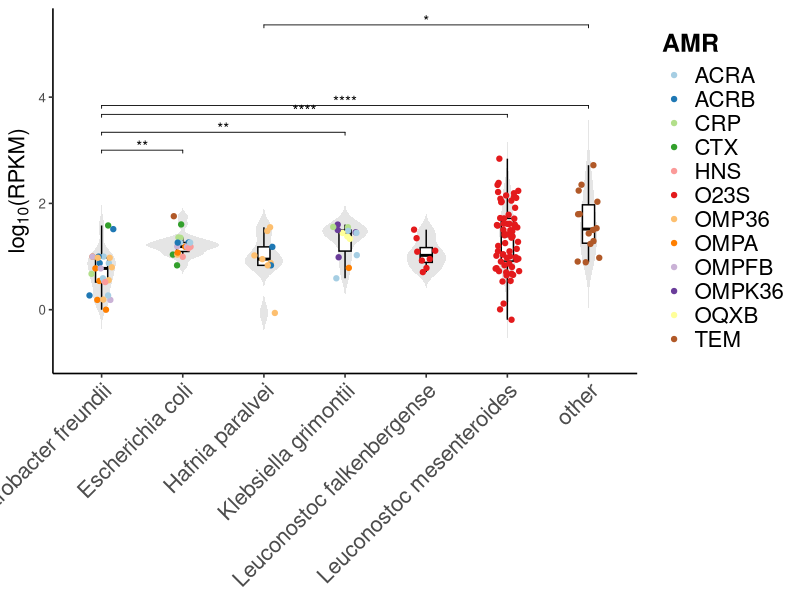

The R source for this figure:
# 15/06/2026
# Generating violon plot : RPKM for every ARGs in colocalisation with an 
# MGE and classified as OfH. Plotting every samples containg this ARG.

# Part 1: Importing the necessary packages and data -----------------------
library(ggplot2)
library(dplyr)
library(readr)
library(ggpubr)
library(rstatix)

df <- read_csv("rpkm_biop.csv")

# Part 2: Filtering data and basic stats -----------------------------------
count_shortname <- df %>%
  group_by(species) %>%
  summarise(
    nb_short_name = n_distinct(short_name)
  ) %>%
  arrange(desc(nb_short_name))

count_shortname
length(unique(df$sample)) # 207
length(unique(df$species))
unique(df$species)

df1 <- df %>%
  filter(WHO_classif %in% c(
    "Authorized for use in humans only",
    "Authorized for use in humans only ?"
  ))

length(unique(df1$sample))
length(unique(df1$species))

# Mean RPKM
rpkm_summary <- df1 %>%
  group_by(species) %>%
  summarise(
    mean_rpkm = mean(rpkm, na.rm = TRUE),
    sd_rpkm = sd(rpkm, na.rm = TRUE),
    .groups = "drop"
  )

df2 <- df1 %>%
  group_by(short_name) %>%
  mutate(n_samples = n_distinct(sample)) %>%  # compter nb de samples uniques
  ungroup() %>%
  filter(n_samples > 5)

df_filtered <- df2 %>%
  group_by(species) %>%
  mutate(n_samples = n_distinct(sample)) %>%  # compter nb de samples uniques
  ungroup() %>%
  filter(n_samples > 5)

#df_filtered[1:20,]

color_map <- c(
  "PRJEB65292" = "red",
  "PRJEB77409" = "steelblue",
  "PRJNA388572" = "green",
  "PRJNA704713" = "purple"
)

# Part 4: Stats------------------------------------------------------------

# Normal distribution (H0 : Follows a Gaussian law)
for (i in unique(df_filtered$species)) {
        print(i)
        print(shapiro.test(df_filtered$rpkm[df_filtered$species==i]))
}
# => Do not accept H0 for every species and few samples so no ANOVA

# Kruskal-Wallis test : (H0 : there is no statistically significant difference
# between the median rpkm ratings in all species)
kruskal.test(rpkm ~ species, data = df_filtered)
# => globale p-value < 0.05 : H0 rejected, possible to do a Dunn's Test

# Paired comparison -> Dunn's Test with BH correction for p-values
# H0: there is no difference between groups 
dunn_res <- df_filtered %>%
  dunn_test(rpkm ~ species, p.adjust.method = "BH")
dunn_res

# Part 3: Ploting data ------------------------------------------------------
# Log-transform
df_filtered <- df_filtered %>%
  mutate(log_rpkm = log10(rpkm))

# Dunn test
dunn_res <- df_filtered %>%
  dunn_test(log_rpkm ~ species, p.adjust.method = "BH") %>%  # BH > Bonferroni
  add_y_position()

# Keep only significatifs (< 0.05)
dunn_res <- dunn_res %>%
  filter(p.adj < 0.05)

# Plot
p <- ggplot(df_filtered, aes(x = species, y = log_rpkm)) +
  geom_violin(fill = "grey90", color = NA, trim = FALSE) +
  geom_boxplot(width = 0.15, outlier.shape = NA, color = "black") +

  # points 
  geom_jitter(aes(color = short_name),
              width = 0.15, size = 1.5) +
  scale_color_brewer(palette = "Paired") +
  
  # stats
  stat_pvalue_manual(
    dunn_res,
    label = "p.adj.signif",
    tip.length = 0.01,
    hide.ns = TRUE
  ) +

  # Axis and title
  labs(
    x = NULL,
    y = expression(log[10]*"(RPKM)"),
   # subtitle = "Only AMRs in >5 samples and WHO-restricted antibiotics\nSpecies in >5 samples with theses AMR.",
   # 'Only' means <0.005% diversity according to Kraken2."
    color = "AMR"
  ) +

  theme_classic(base_size = 12) +
  theme(
    title = element_text(size = 18,face = "bold"),
    axis.title.x = element_text(size = 16),
    axis.text.x = element_text(angle = 45, hjust = 1,size = 16),
    axis.title.y = element_text(size = 16),
    legend.position = "right",
    legend.text = element_text(size = 16)
  )

p
